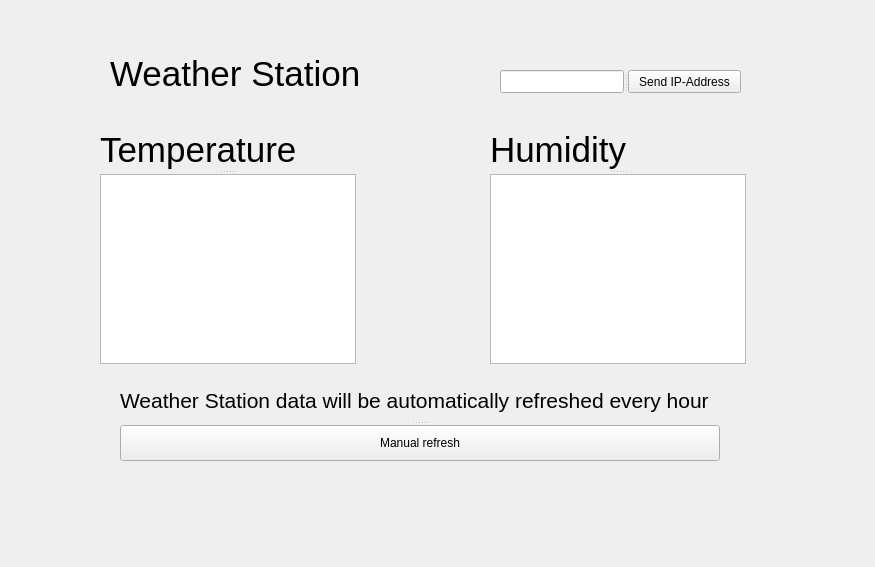
<?xml version="1.0" encoding="UTF-8"?>
<ui version="4.0">
 <class>Weather_Station</class>
 <widget class="QWidget" name="Weather_Station">
  <property name="geometry">
   <rect>
    <x>0</x>
    <y>0</y>
    <width>875</width>
    <height>567</height>
   </rect>
  </property>
  <property name="windowTitle">
   <string>Weather_Station</string>
  </property>
  <widget class="QLabel" name="Weather_station">
   <property name="geometry">
    <rect>
     <x>110</x>
     <y>50</y>
     <width>311</width>
     <height>48</height>
    </rect>
   </property>
   <property name="font">
    <font>
     <pointsize>26</pointsize>
    </font>
   </property>
   <property name="text">
    <string>Weather Station</string>
   </property>
  </widget>
  <widget class="QSplitter" name="splitter">
   <property name="geometry">
    <rect>
     <x>490</x>
     <y>130</y>
     <width>256</width>
     <height>234</height>
    </rect>
   </property>
   <property name="orientation">
    <enum>Qt::Vertical</enum>
   </property>
   <widget class="QLabel" name="Humidity">
    <property name="font">
     <font>
      <pointsize>26</pointsize>
     </font>
    </property>
    <property name="text">
     <string>Humidity</string>
    </property>
   </widget>
   <widget class="QTextBrowser" name="Humidity_window">
    <property name="html">
     <string>&lt;!DOCTYPE HTML PUBLIC &quot;-//W3C//DTD HTML 4.0//EN&quot; &quot;http://www.w3.org/TR/REC-html40/strict.dtd&quot;&gt;
&lt;html&gt;&lt;head&gt;&lt;meta name=&quot;qrichtext&quot; content=&quot;1&quot; /&gt;&lt;style type=&quot;text/css&quot;&gt;
p, li { white-space: pre-wrap; }
&lt;/style&gt;&lt;/head&gt;&lt;body style=&quot; font-family:'MS Shell Dlg 2'; font-size:7.8pt; font-weight:400; font-style:normal;&quot;&gt;
&lt;p align=&quot;center&quot; style=&quot;-qt-paragraph-type:empty; margin-top:0px; margin-bottom:0px; margin-left:0px; margin-right:0px; -qt-block-indent:0; text-indent:0px; font-size:8.25pt;&quot;&gt;&lt;br /&gt;&lt;/p&gt;&lt;/body&gt;&lt;/html&gt;</string>
    </property>
   </widget>
  </widget>
  <widget class="QSplitter" name="splitter_2">
   <property name="geometry">
    <rect>
     <x>100</x>
     <y>130</y>
     <width>256</width>
     <height>234</height>
    </rect>
   </property>
   <property name="orientation">
    <enum>Qt::Vertical</enum>
   </property>
   <widget class="QLabel" name="Temperature">
    <property name="font">
     <font>
      <pointsize>26</pointsize>
     </font>
    </property>
    <property name="text">
     <string>Temperature</string>
    </property>
   </widget>
   <widget class="QTextBrowser" name="Temperature_window">
    <property name="cursor" stdset="0">
     <cursorShape>ArrowCursor</cursorShape>
    </property>
    <property name="lineWrapMode">
     <enum>QTextEdit::WidgetWidth</enum>
    </property>
    <property name="html">
     <string>&lt;!DOCTYPE HTML PUBLIC &quot;-//W3C//DTD HTML 4.0//EN&quot; &quot;http://www.w3.org/TR/REC-html40/strict.dtd&quot;&gt;
&lt;html&gt;&lt;head&gt;&lt;meta name=&quot;qrichtext&quot; content=&quot;1&quot; /&gt;&lt;style type=&quot;text/css&quot;&gt;
p, li { white-space: pre-wrap; }
&lt;/style&gt;&lt;/head&gt;&lt;body style=&quot; font-family:'MS Shell Dlg 2'; font-size:7.8pt; font-weight:400; font-style:normal;&quot;&gt;
&lt;p align=&quot;center&quot; style=&quot;-qt-paragraph-type:empty; margin-top:0px; margin-bottom:0px; margin-left:0px; margin-right:0px; -qt-block-indent:0; text-indent:0px; font-size:8.25pt;&quot;&gt;&lt;br /&gt;&lt;/p&gt;&lt;/body&gt;&lt;/html&gt;</string>
    </property>
   </widget>
  </widget>
  <widget class="QSplitter" name="splitter_3">
   <property name="geometry">
    <rect>
     <x>120</x>
     <y>380</y>
     <width>600</width>
     <height>81</height>
    </rect>
   </property>
   <property name="orientation">
    <enum>Qt::Vertical</enum>
   </property>
   <widget class="QLabel" name="automatically">
    <property name="font">
     <font>
      <pointsize>16</pointsize>
     </font>
    </property>
    <property name="text">
     <string>Weather Station data will be automatically refreshed every hour</string>
    </property>
   </widget>
   <widget class="QPushButton" name="Manual_refresh">
    <property name="text">
     <string>Manual refresh</string>
    </property>
   </widget>
  </widget>
  <widget class="QSplitter" name="splitter_4">
   <property name="geometry">
    <rect>
     <x>500</x>
     <y>70</y>
     <width>241</width>
     <height>23</height>
    </rect>
   </property>
   <property name="orientation">
    <enum>Qt::Horizontal</enum>
   </property>
   <widget class="QLineEdit" name="ipaddress"/>
   <widget class="QPushButton" name="Ipsend">
    <property name="text">
     <string>Send IP-Address</string>
    </property>
   </widget>
  </widget>
 </widget>
 <layoutdefault spacing="6" margin="11"/>
 <resources/>
 <connections/>
</ui>
